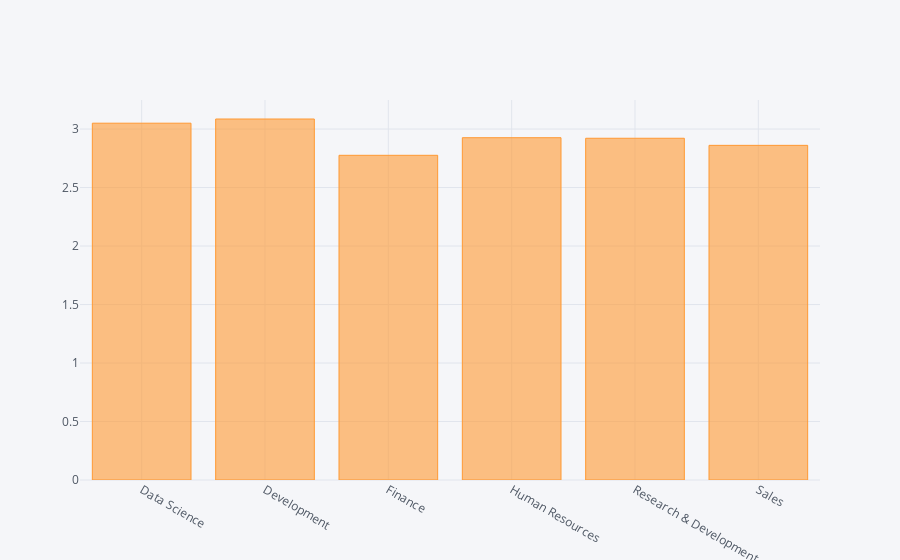

Notebook cell for this chart:
### Code cell
a.iplot(kind='bar')

### Figure 1 — Plotly figure (JSON) as saved in the notebook; plotly's stock layout.template omitted (floating-point values rounded to 4 significant figures)
{"data": [{"marker": {"color": "rgba(255, 153, 51, 0.6)", "line": {"color": "rgba(255, 153, 51, 1.0)", "width": 1}}, "name": "PerformanceRating", "orientation": "v", "text": "", "type": "bar", "uid": "7e297c60-6155-46d9-b292-de2b65c48cdc", "x": ["Data Science", "Development", "Finance", "Human Resources", "Research & Development", "Sales"], "y": [3.05, 3.086, 2.776, 2.926, 2.921, 2.861]}], "layout": {"legend": {"bgcolor": "#F5F6F9", "font": {"color": "#4D5663"}}, "paper_bgcolor": "#F5F6F9", "plot_bgcolor": "#F5F6F9", "title": {"font": {"color": "#4D5663"}}, "xaxis": {"gridcolor": "#E1E5ED", "showgrid": true, "tickfont": {"color": "#4D5663"}, "title": {"font": {"color": "#4D5663"}, "text": ""}, "zerolinecolor": "#E1E5ED"}, "yaxis": {"gridcolor": "#E1E5ED", "showgrid": true, "tickfont": {"color": "#4D5663"}, "title": {"font": {"color": "#4D5663"}, "text": ""}, "zerolinecolor": "#E1E5ED"}}}
